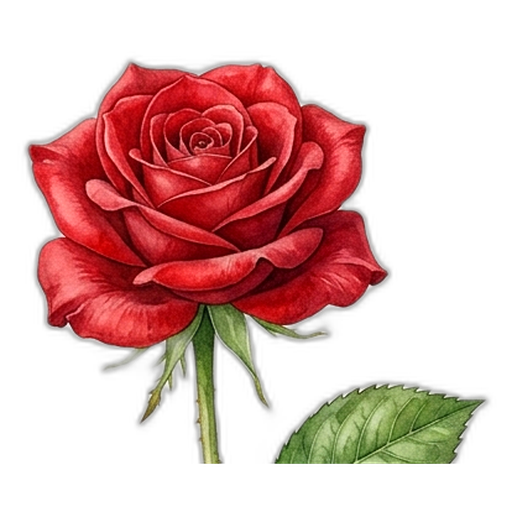
#> input picture scratch/blooms/rose_red.png, 512 x 512 px, found by its file name
$ python extract_all_bloom_heads.py
#> lines starting #> are read from the running program, lines starting #| are printed output that depends on the picture
import os
from PIL import Image, ImageEnhance, ImageFilter
import numpy as np

# Folder paths
flowers_dir = 'public/images/flowers'
os.makedirs('scratch/blooms', exist_ok=True)

# For each flower, let's find the bloom head and crop it tightly
def extract_bloom(img_path, bloom_ratio=0.45):
#> called with img_path = 'public/images/flowers/rose_red.png', bloom_ratio = 0.42
    im = Image.open(img_path).convert('RGBA')
#> im is the input picture: PIL image 512x512 RGBA; mean R, G, B, A 63.5, 24.3, 21.2, 93.6
    w, h = im.size
#> w = 512; h = 512

    # Analyze alpha channel
    arr = np.array(im)
    alpha = arr[:, :, 3]
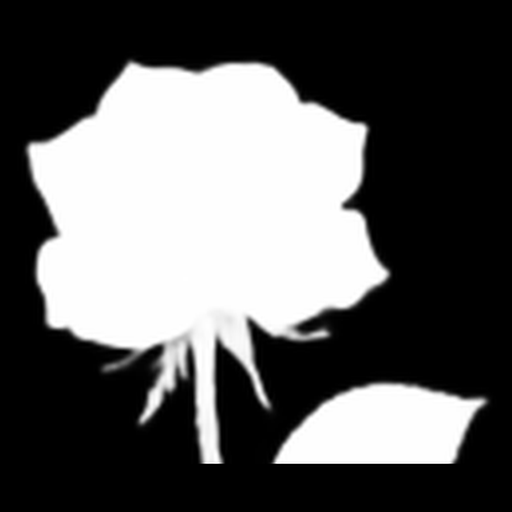
#> alpha: shape (512, 512); min 0, max 255, mean 93.6

    # We want the top portion that contains the bloom head
    cutoff_y = int(h * bloom_ratio)
#> cutoff_y = 215
    alpha_head = alpha[:cutoff_y, :]
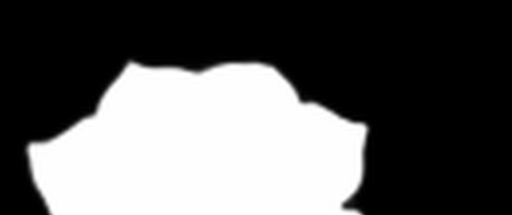
#> alpha_head: shape (215, 512); min 0, max 255, mean 93.8

    rows = np.where(alpha_head > 30)[0]
    cols = np.where(alpha_head > 30)[1]

    if len(rows) == 0 or len(cols) == 0:
        return im

    y_min, y_max = rows.min(), rows.max()
#> y_min = 59; y_max = 214
    x_min, x_max = cols.min(), cols.max()
#> x_min = 25; x_max = 369

    # Add a slight padding
    pad = 10
    x0 = max(0, x_min - pad)
#> x0 = 15
    y0 = max(0, y_min - pad)
#> y0 = 49
    x1 = min(w, x_max + pad)
#> x1 = 379
    y1 = min(h, y_max + pad)
#> y1 = 224

    cropped = im.crop((x0, y0, x1, y1))
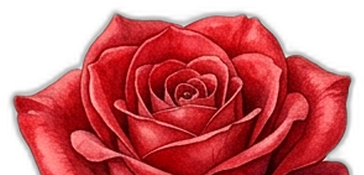
#> cropped: PIL image 364x175 RGBA; mean R, G, B, A 128.4, 31.8, 35.2, 173.3; transparent parts drawn white

    # Make it a square canvas with bloom centered
    cw, ch = cropped.size
#> cw = 364; ch = 175
    size = max(cw, ch) + 20
#> size = 384
    sq = Image.new('RGBA', (size, size), (0, 0, 0, 0))
#> sq: PIL image 384x384 RGBA; every value is 0
    sq.paste(cropped, ((size - cw) // 2, (size - ch) // 2))
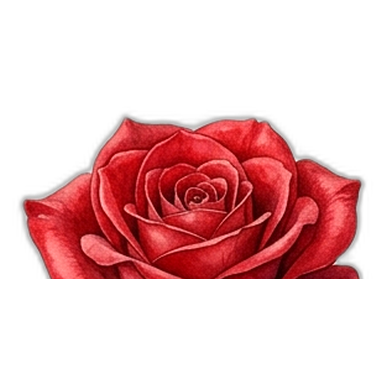
#> sq: PIL image 384x384 RGBA; mean R, G, B, A 55.5, 13.7, 15.2, 74.9; transparent parts drawn white

    # Enhance realistic depth: slight contrast & saturation boost
    enh_col = ImageEnhance.Color(sq)
    sq = enh_col.enhance(1.10)
    enh_con = ImageEnhance.Contrast(sq)
    sq = enh_con.enhance(1.08)
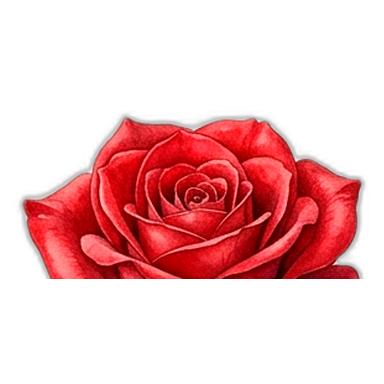
#> sq: PIL image 384x384 RGBA; mean R, G, B, A 61.1, 12.8, 14.4, 74.9; transparent parts drawn white

    return sq.resize((512, 512), Image.Resampling.LANCZOS)

# Test on key flowers
test_list = ['rose_red.png', 'rose_pink.png', 'rose_white.png', 'rose_peach.png', 'sunflower.png', 'tulip_red.png', 'hydrangea_blue.png']
for f in test_list:
    p = os.path.join(flowers_dir, f)
    if os.path.exists(p):
        out = extract_bloom(p, bloom_ratio=0.42)
        out_p = f'scratch/blooms/{f}'
        out.save(out_p)
        print(f"Extracted clean bloom: {f} -> {out.size}")
#| Extracted clean bloom: rose_red.png -> (512, 512)
#> pass 2 of the loop `for f in test_list:`:
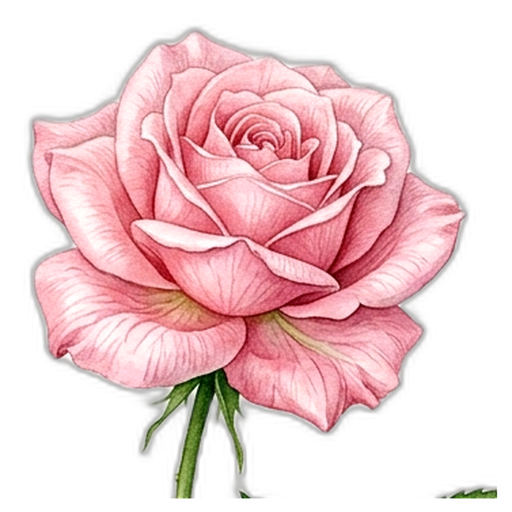
#> input picture scratch/blooms/rose_pink.png, 512 x 512 px, found by its file name
#> in extract_bloom, im is the input picture: PIL image 512x512 RGBA; mean R, G, B, A 112.5, 80.1, 82.7, 124.4
#> in extract_bloom (call 2), `alpha_head = alpha[:cutoff_y, :]`:
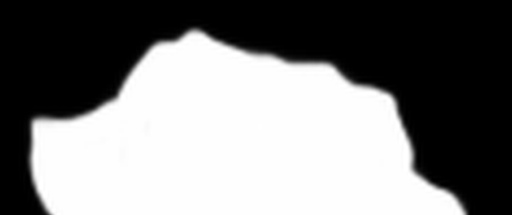
#> alpha_head: shape (215, 512); min 0, max 255, mean 125.7
#> y_min = 27
#> x_max = 468
#> x0 = 17
#> x1 = 478
#> cropped: PIL image 461x207 RGBA
#> in extract_bloom (call 2), `sq.paste(cropped, ((size - cw) // 2, (size - ch) // 2))`:
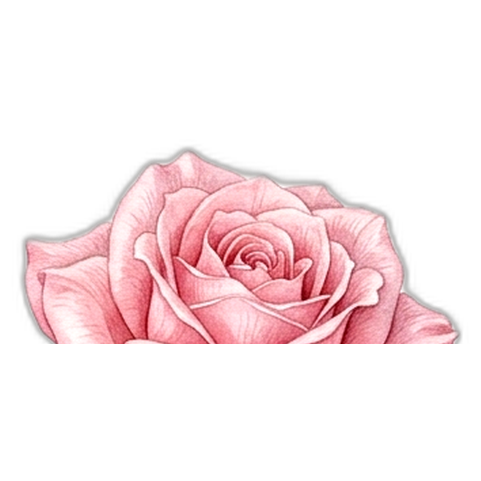
#> sq: PIL image 481x481 RGBA; mean R, G, B, A 60, 43.3, 45.3, 63.8; transparent parts drawn white
#| Extracted clean bloom: rose_pink.png -> (512, 512)
#> pass 3 of the loop `for f in test_list:`:
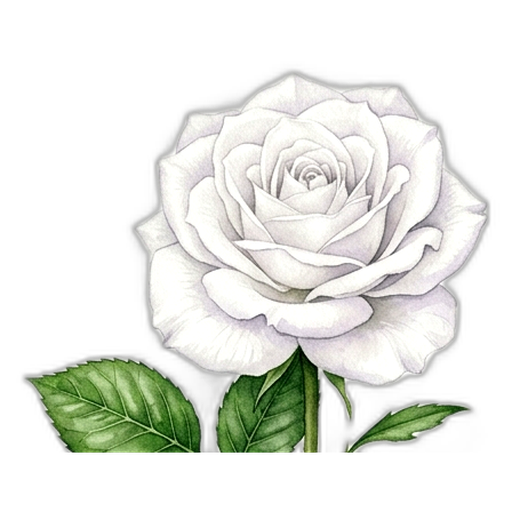
#> input picture scratch/blooms/rose_white.png, 512 x 512 px, found by its file name
#> in extract_bloom, im is the input picture: PIL image 512x512 RGBA; mean R, G, B, A 83.1, 85.7, 79.1, 103.9
#> in extract_bloom (call 3), `alpha_head = alpha[:cutoff_y, :]`:
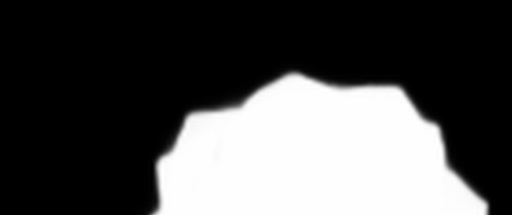
#> alpha_head: shape (215, 512); min 0, max 255, mean 79.4
#> y_min = 70
#> x_min = 148; x_max = 489
#> x0 = 138
#> y0 = 60
#> x1 = 499
#> cropped: PIL image 361x164 RGBA
#> in extract_bloom (call 3), `sq.paste(cropped, ((size - cw) // 2, (size - ch) // 2))`:
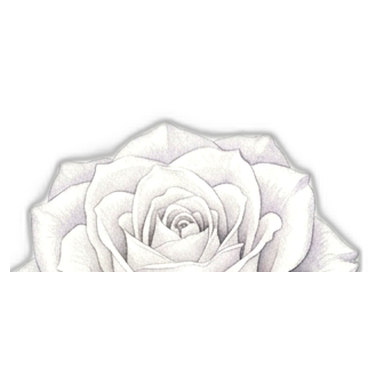
#> sq: PIL image 381x381 RGBA; mean R, G, B, A 61.2, 60.6, 59.9, 65.6; transparent parts drawn white
#| Extracted clean bloom: rose_white.png -> (512, 512)
#> the loop made 7 passes; the first 3 are shown
